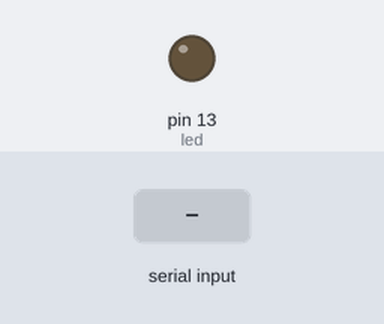
Simulated run of this sketch. Board: Arduino Uno, built with avr-gcc and run on an emulated ATmega328P. Parts: output pins drawn as LEDs (lit = HIGH). Inputs (shaded band) come from the test bench.

Above: at 1.2 s.
1.3 s: "on" received over Serial
At 2.9 s:
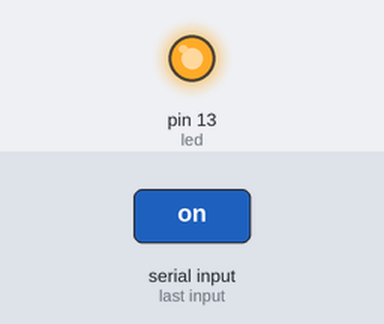
3.8 s: "off" received over Serial
At 6.0 s:
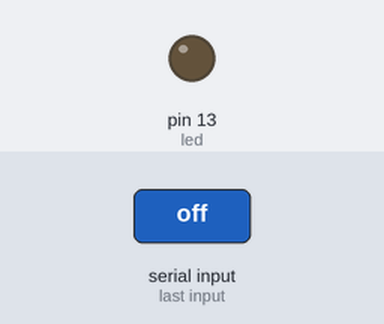
Timing chart, 0 to 7.5 s (numbered marks = the images above; inputs shaded):
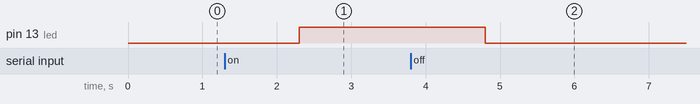

Measured:
- after the input at 1.3 s, pin 13 (led): LOW → HIGH after 1.0 s
- after the input at 3.8 s, pin 13 (led): HIGH → LOW after 1.0 s

The sketch:

onoff.ino
```cpp
const int led = 13;
void setup() {
  // put your setup code here, to run once:
pinMode(led , OUTPUT);
Serial.begin(9600);
}

void loop() {
if (Serial.available() > 0 )
{
  String incomingByte = Serial.readString ();
  if (incomingByte == "on")
  {
    digitalWrite(led , HIGH);
    }
    else if(incomingByte == "off" )
    {
      digitalWrite(led , LOW);
      }
  }
}
```
